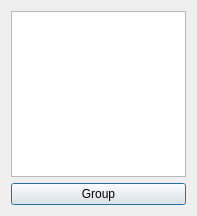
<?xml version="1.0" encoding="UTF-8"?>
<ui version="4.0">
 <class>QuickGroup</class>
 <widget class="QDialog" name="QuickGroup">
  <property name="geometry">
   <rect>
    <x>0</x>
    <y>0</y>
    <width>197</width>
    <height>216</height>
   </rect>
  </property>
  <property name="windowTitle">
   <string>Dialog</string>
  </property>
  <layout class="QGridLayout" name="gridLayout">
   <item row="3" column="0">
    <widget class="QPushButton" name="groupButton">
     <property name="text">
      <string>Group</string>
     </property>
     <property name="icon">
      <iconset resource="topo-blend.qrc">
       <normaloff>:/images/group.png</normaloff>:/images/group.png</iconset>
     </property>
     <property name="iconSize">
      <size>
       <width>24</width>
       <height>24</height>
      </size>
     </property>
    </widget>
   </item>
   <item row="0" column="0" rowspan="3">
    <widget class="QListWidget" name="list">
     <property name="alternatingRowColors">
      <bool>true</bool>
     </property>
     <property name="selectionMode">
      <enum>QAbstractItemView::MultiSelection</enum>
     </property>
    </widget>
   </item>
  </layout>
 </widget>
 <resources>
  <include location="topo-blend.qrc"/>
 </resources>
 <connections/>
</ui>
